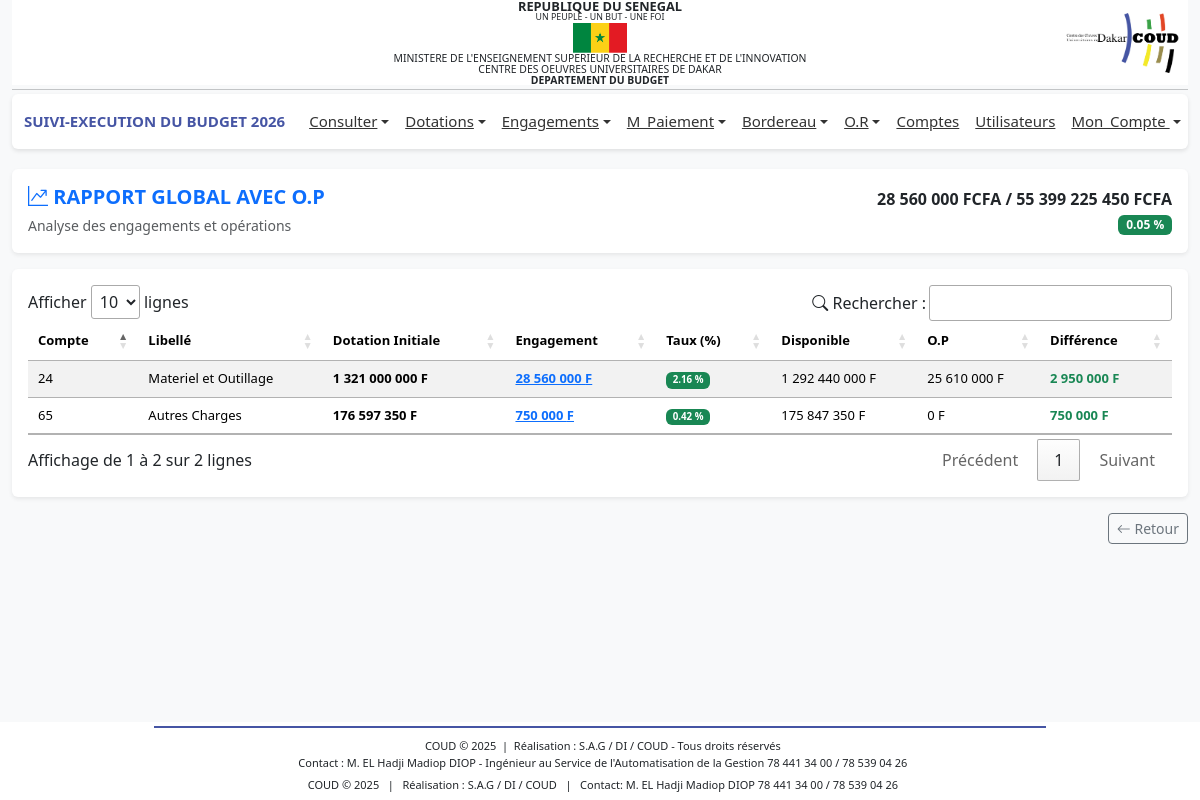
Page /profiles/dg/global_1.php (signed in) on the committed database.
### tables this page shows
CREATE TABLE IF NOT EXISTS `bud_comptep` (
  `idCp` int NOT NULL AUTO_INCREMENT,
  `numCp` varchar(50) DEFAULT NULL,
  `libelle` varchar(255) DEFAULT NULL,
  `dateSys` datetime DEFAULT CURRENT_TIMESTAMP,
  `nature` varchar(50) NOT NULL,
  `type` varchar(50) DEFAULT 'fonctionnement',
  PRIMARY KEY (`idCp`)
);

### includes/fonctions.php (called while the page is built, shortened)
<?php
function connexionBD()
{
    $connexion = mysqli_connect('localhost', 'root', '', 'budget_db_2024') or
        die('Serveur inaccessible. Merci de reessayer plus tard.');
    return $connexion;
}
$connexion = connexionBD();
function getExecutionOp_1()
{
    global $connexion;
    $anneeEnCours = $_SESSION['an'];
    $query = "SELECT
    cp.idCp,
    cp.numCp,
    cp.libelle,
    COALESCE(d.totalDotations, 0) AS totalDotations,
    COALESCE(d.totalDotInitial, 0) AS totalDotInitial,
    COALESCE(d.totalDotRemanier, 0) AS totalDotRemanier,
    COALESCE(e.totalEngs, 0) AS totalEngs,
    COALESCE(f.totalOp, 0) AS totalOp,
    COALESCE(
    CASE
        WHEN COALESCE(d.totalDotations, 0) = 0 THEN 0
        ELSE ROUND(
            COALESCE(e.totalEngs, 0) * 100.0 / COALESCE(d.totalDotations, 0),
            2
        )
    END,
0) AS taux
FROM bud_comptep cp
JOIN (
    SELECT
        c.idCp,
        SUM(d.volume) AS totalDotations,
        SUM(CASE WHEN d.type = 'initiale' THEN d.volume ELSE 0 END) AS totalDotInitial,
        SUM(CASE WHEN d.type = 'remanier' THEN d.volume ELSE 0 END) AS totalDotRemanier
    FROM bud_compte c
    JOIN bud_dotations d ON d.idCompte = c.idCompte
    WHERE d.an = '$anneeEnCours'
    GROUP BY c.idCp
) d ON d.idCp = cp.idCp
JOIN (
    SELECT
        c.idCp,
        SUM(eng.montant) AS totalEngs
    FROM bud_compte c
    JOIN bud_engagements eng ON eng.idCompte = c.idCompte
    GROUP BY c.idCp
) e ON e.idCp = cp.idCp
LEFT JOIN (
    SELECT
        c.idCp,
        SUM(eng.montant) AS totalOp
    FROM bud_operations op
    JOIN bud_engagements eng ON eng.idEng = op.idEng
    JOIN bud_compte c ON c.idCompte = eng.idCompte
    GROUP BY c.idCp
) f ON f.idCp = cp.idCp
";
    $result = $connexion->query($query);
    if ($result->num_rows > 0) {
        return $result->fetch_all(MYSQLI_ASSOC);
    } else {
        return [];
    }
}
function sommeDot()
{
    global $connexion;
    $anneeEnCours = $_SESSION['an'];
    $sql = "SELECT COALESCE(SUM(d.volume),0) as totalDotations FROM bud_dotations d WHERE d.an='$anneeEnCours'";
    $result = mysqli_query($connexion, $sql);
    if ($result && mysqli_num_rows($result) > 0) {
        $row = mysqli_fetch_assoc($result);
        return $row['totalDotations'];
    }
    return null;
}
function sommeEngs()
{
    global $connexion;
    $anneeEnCours = $_SESSION['an'];
    $sql = "SELECT COALESCE(SUM(engs.montant),0) as totalEngs FROM bud_engagements engs
            JOIN bud_compte c ON c.idCompte=engs.idCompte
            AND EXISTS (
            SELECT 1 FROM bud_dotations d
            WHERE d.idCompte = c.idCompte
              AND d.an = '$anneeEnCours'
        )
            ";
    $result = mysqli_query($connexion, $sql);
    if ($result && mysqli_num_rows($result) > 0) {
        $row = mysqli_fetch_assoc($result);
        return $row['totalEngs'];
    }
    return null;
}
?>

### profiles/dg/global_1.php (the view, shortened to what this page needs)
<?php
include '../../includes/fonctions.php';
$sommeDotations = sommeDot();
$sommeEngs = sommeEngs();
$taux = ($sommeDotations != 0) ? ($sommeEngs * 100) / $sommeDotations : 0;
$execs1 = getExecutionOp_1();
?>
<?php include '../../includes/header.php';?>
<link rel="stylesheet" href="https://cdn.datatables.net/1.13.6/css/jquery.dataTables.min.css">
<link rel="stylesheet" href="https://cdn.jsdelivr.net/npm/bootstrap-icons@1.11.3/font/bootstrap-icons.css">
<main class="container-fluid mt-3">
    <div class="card shadow-sm border-0 mb-3">
        <div class="card-body d-flex justify-content-between align-items-center">
            <div>
                <h5 class="fw-bold text-primary mb-1">
                    <i class="bi bi-graph-up-arrow"></i> RAPPORT GLOBAL AVEC O.P
                </h5>
                <small class="text-muted">Analyse des engagements et opérations</small>
            </div>
            <div class="text-end">
                <div class="fw-bold">
                    <?= number_format($sommeEngs, 0, ',', ' ') ?> FCFA /
                    <?= number_format($sommeDotations, 0, ',', ' ') ?> FCFA
                </div>
                <span class="badge <?= ($taux >= 80) ? 'bg-danger' : (($taux >= 50) ? 'bg-warning text-dark' : 'bg-success') ?>">
                                    <?= number_format($taux, 2) ?> %
                </span>
            </div>
        </div>
    </div>
    <div class="card shadow-sm border-0">
        <div class="card-body">
            <table id="tableOP" class="table table-striped table-hover align-middle">
                <thead class="custom-header">
                    <tr>
                        <th>Compte</th>
                        <th>Libellé</th>
                        <th>Dotation Initiale</th>
                        <th>Engagement</th>
                        <th>Taux (%)</th>
                        <th>Disponible</th>
                        <th>O.P</th>
                        <th>Différence</th>
                    </tr>
                </thead>
                <tbody>
                <?php if (!empty($execs1)) : ?>
                    <?php foreach ($execs1 as $exec) : ?>
                        <tr>
                            <td><?= htmlspecialchars($exec['numCp']) ?></td>
                            <td><?= htmlspecialchars($exec['libelle']) ?></td>
                            <td class="text-end fw-semibold">
                                <?= number_format($exec['totalDotInitial'], 0, ',', ' ') ?> F
                            </td>
                            <td class="text-end">
                                <a href="actuel_2.php?idCp=<?= $exec['idCp'] ?>&op=1"
                                   class="fw-bold text-primary text-decoration-underline">
                                    <?= number_format($exec['totalEngs'], 0, ',', ' ') ?> F
                                </a>
                            </td>
                            <td class="text-end">
                                <span class="badge
                                    <?= ($exec['taux'] >= 80) ? 'bg-danger' : (($exec['taux'] >= 50) ? 'bg-warning text-dark' : 'bg-success') ?>">
                                    <?= number_format($exec['taux'], 2) ?> %
                                </span>
                            </td>
                            <td class="text-end">
                                <?= number_format(($exec['totalDotations'] - $exec['totalEngs']), 0, ',', ' ') ?> F
                            </td>
                            <td class="text-end">
                                <?= number_format($exec['totalOp'], 0, ',', ' ') ?> F
                            </td>
                            <td class="text-end fw-bold
                                <?= (($exec['totalEngs'] - $exec['totalOp']) > 0) ? 'text-success' : 'text-danger' ?>">
                                <?= number_format(($exec['totalEngs'] - $exec['totalOp']), 0, ',', ' ') ?> F
                            </td>
                        </tr>
                    <?php endforeach; ?>
                <?php endif; ?>
                </tbody>
            </table>
        </div>
    </div>
    <div class="d-flex justify-content-between mt-3">
        <a href="javascript:history.back()" class="btn btn-outline-secondary btn-sm">
            <i class="bi bi-arrow-left"></i> Retour
        </a>
    </div>
</main>
<?php include '../../includes/footer.php';?>
<link rel="stylesheet" href="https://cdn.datatables.net/buttons/2.4.2/css/buttons.dataTables.min.css">

### includes/header.php (style rules this page uses)
body { font-family: 'Segoe UI', Tahoma, sans-serif; background-color: #f8f9fa; margin: 0; display: flex; flex-direction: column; min-height: 100vh; }
main { flex: 1; }

### profiles/dg/global_1.php (style rules this page uses)
.custom-header { background-color: #4655a4; color: #fff; }
#tableOP th, #tableOP td { text-align: left !important; vertical-align: middle; font-size:13px; }
.text-end { text-align: right !important; }

### rows in the picture
bud_comptep: numCp "24", libelle "Materiel et Outillage", totalDotInitial "1 321 000 000", totalEngs "28 560 000", taux "2.16", totalEngs "1 292 440 000", totalOp "25 610 000", totalOp "2 950 000"
bud_comptep: numCp "65", libelle "Autres Charges", totalDotInitial "176 597 350", totalEngs "750 000", taux "0.42", totalEngs "175 847 350", totalOp "0", totalOp "750 000"

### other values in the picture
$_SESSION['an'] "2026"
$sommeEngs "28 560 000"
$sommeDotations "55 399 225 450"
$taux "0.05"
